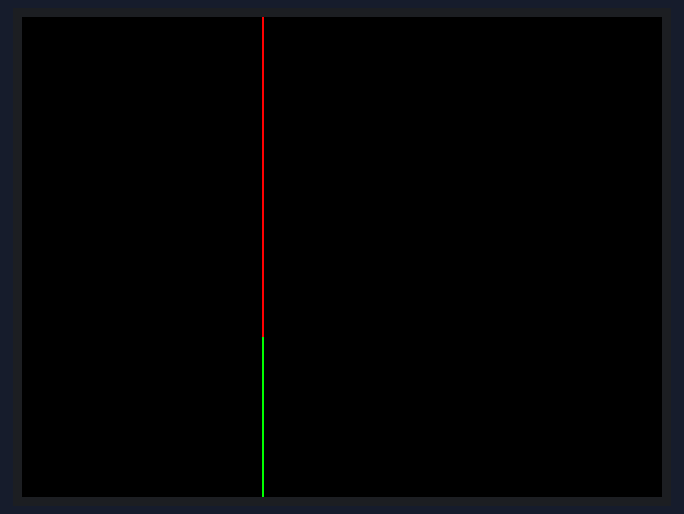
Recording of a sketch running on a simulated ESP32. On the bench: 320×240 colour display.

Above: at 0.4 s.
At 4.4 s:
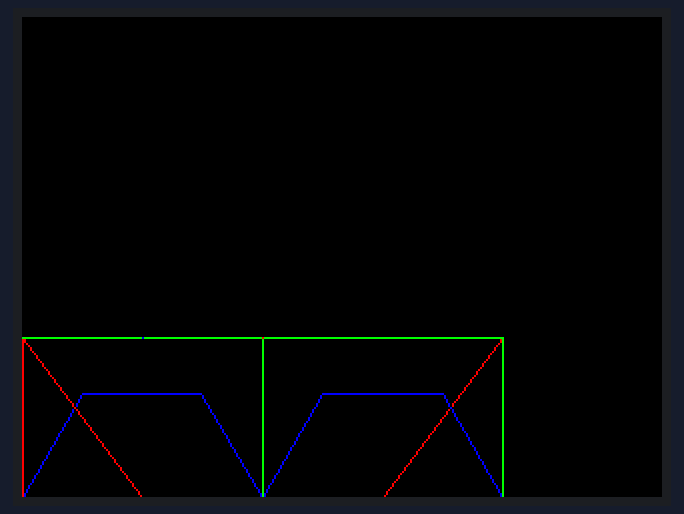
At 11.0 s:
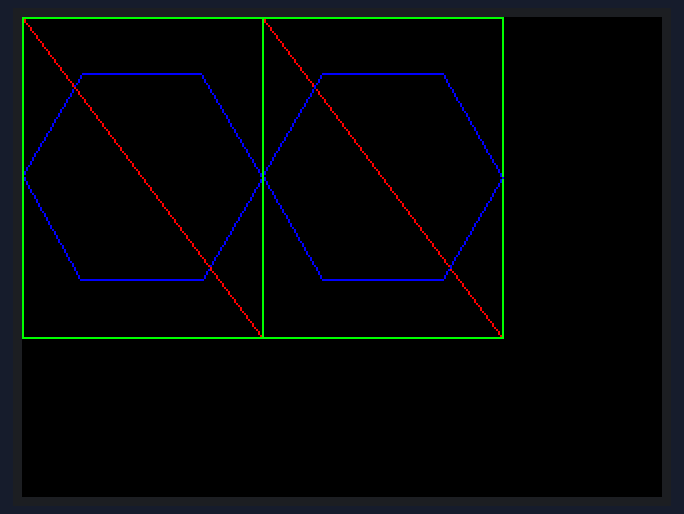
At 13.5 s:
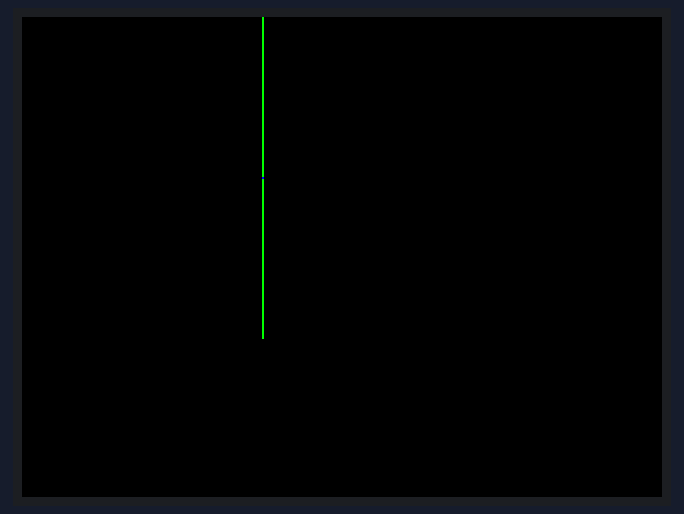
At 24.4 s:
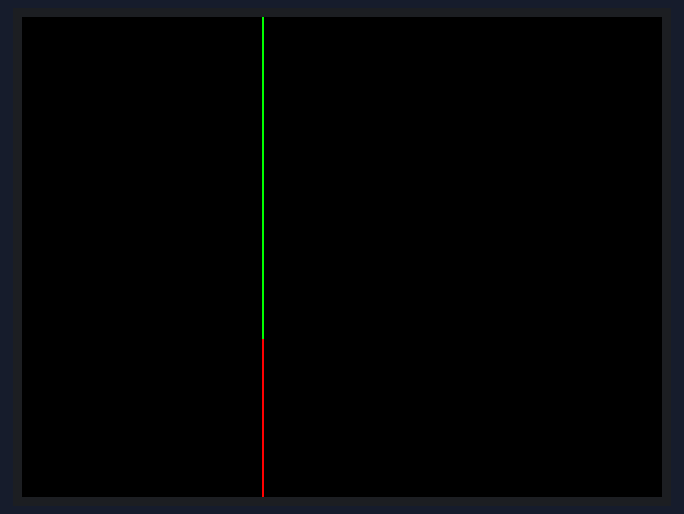
At 37.5 s:
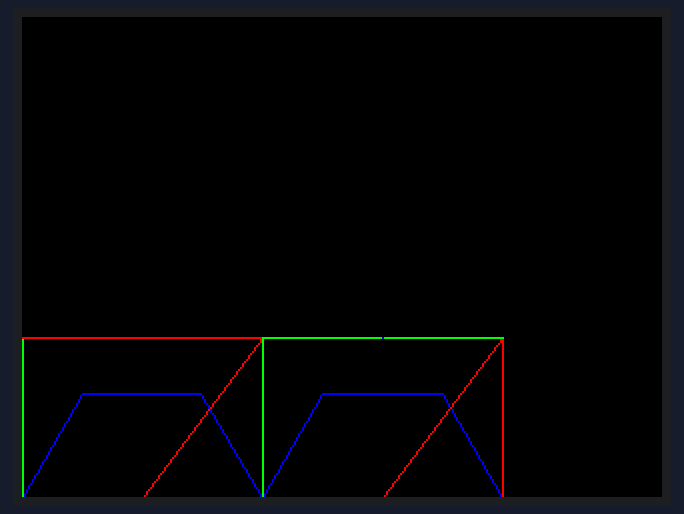

The sketch:

anishapes3.ino
```cpp
#include <TFT_eSPI.h>  // Include TFT_eSPI library
#include <math.h>      // For sin, cos functions

TFT_eSPI tft = TFT_eSPI(); // Create TFT instance

// Screen dimensions
#define SCREEN_WIDTH  240
#define SCREEN_HEIGHT 320

// Parameters for animation
float a = 1.0, b = 1.0;  // Lissajous curve coefficients
int tessellationResolution = 6; // Initial tessellation resolution
float time = 0.0; // Animation time step

// Function to compute a perturbed Lissajous surface point
void computeLissajousSurface(float u, float v, float &x, float &y) {
  x = a * sin(u) + 0.2 * sin(3 * u + time); // Perturbed Lissajous
  y = b * sin(v) + 0.2 * sin(4 * v + time);
}

// Map coordinates to the screen
void mapToScreen(float x, float y, float &screenX, float &screenY) {
  screenX = map(x, -1.2, 1.2, 0, SCREEN_WIDTH);
  screenY = map(y, -1.2, 1.2, 0, SCREEN_HEIGHT);
}

// Draw a triangle
void drawTriangle(float x1, float y1, float x2, float y2, float x3, float y3, uint16_t color) {
  tft.drawLine(x1, y1, x2, y2, color);
  tft.drawLine(x2, y2, x3, y3, color);
  tft.drawLine(x3, y3, x1, y1, color);
}

// Draw a rectangle
void drawRectangle(float x1, float y1, float x2, float y2, float x3, float y3, float x4, float y4, uint16_t color) {
  tft.drawLine(x1, y1, x2, y2, color);
  tft.drawLine(x2, y2, x3, y3, color);
  tft.drawLine(x3, y3, x4, y4, color);
  tft.drawLine(x4, y4, x1, y1, color);
}

// Draw a hexagon
void drawHexagon(float cx, float cy, float radius, uint16_t color) {
  for (int i = 0; i < 6; i++) {
    float angle1 = i * 60 * DEG_TO_RAD;
    float angle2 = (i + 1) * 60 * DEG_TO_RAD;
    float x1 = cx + radius * cos(angle1);
    float y1 = cy + radius * sin(angle1);
    float x2 = cx + radius * cos(angle2);
    float y2 = cy + radius * sin(angle2);
    tft.drawLine(x1, y1, x2, y2, color);
  }
}

// Tessellate the surface dynamically
void tessellateSurface() {
  float du = TWO_PI / tessellationResolution;
  float dv = TWO_PI / tessellationResolution;

  for (int i = 0; i < tessellationResolution; i++) {
    for (int j = 0; j < tessellationResolution; j++) {
      // Compute (u, v) for the current grid cell
      float u1 = i * du, v1 = j * dv;
      float u2 = (i + 1) * du, v2 = v1;
      float u3 = u1, v3 = (j + 1) * dv;
      float u4 = u2, v4 = v3;

      // Compute screen coordinates for the vertices
      float x1, y1, x2, y2, x3, y3, x4, y4;
      computeLissajousSurface(u1, v1, x1, y1);
      computeLissajousSurface(u2, v2, x2, y2);
      computeLissajousSurface(u3, v3, x3, y3);
      computeLissajousSurface(u4, v4, x4, y4);

      mapToScreen(x1, y1, x1, y1);
      mapToScreen(x2, y2, x2, y2);
      mapToScreen(x3, y3, x3, y3);
      mapToScreen(x4, y4, x4, y4);

      // Alternate shapes and colors dynamically
      if ((i + j + (int)time) % 3 == 0) {
        drawTriangle(x1, y1, x2, y2, x3, y3, TFT_RED);
      } else if ((i + j + (int)time) % 3 == 1) {
        drawRectangle(x1, y1, x2, y2, x4, y4, x3, y3, TFT_GREEN);
      } else {
        float cx = (x1 + x2 + x3 + x4) / 4;
        float cy = (y1 + y2 + y3 + y4) / 4;
        float radius = min(abs(x2 - x1), abs(y3 - y1)) / 2;
        drawHexagon(cx, cy, radius, TFT_BLUE);
      }
    }
  }
}

// Setup
void setup() {
  tft.init();
  tft.setRotation(1);
  tft.fillScreen(TFT_BLACK);
}

// Loop for animation
void loop() {
  tft.fillScreen(TFT_BLACK); // Clear screen

  // Update animation parameters
  time += 0.05;
  tessellationResolution = 6 + (int)(sin(time) * 3); // Vary resolution over time

  // Draw tessellation
  tessellateSurface();

  delay(50); // Animation speed
}
```

Measured:
- what the display in image 1 shows lasts 1.2 s, from 4.4 s to 5.6 s
- what the display in image 2 shows lasts 1.9 s, from 10.9 s to 12.8 s
- what the display in image 3 shows lasts 1.6 s, from 13.4 s to 15.0 s
- what the display in image 4 shows lasts 1.6 s, from 24.3 s to 25.9 s
- what the display in image 5 shows lasts 2.3 s, from 37.4 s to 39.7 s
